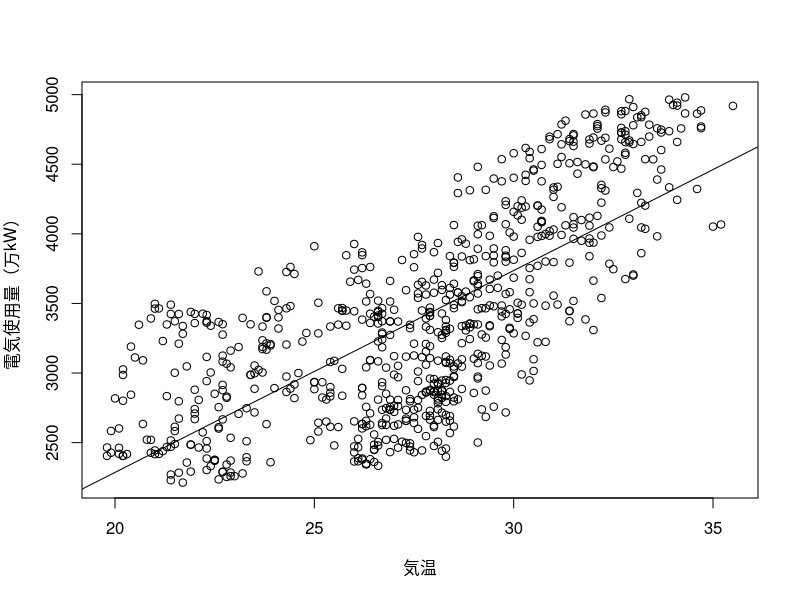

Reproduce this figure in R.
### sample_4_4.r
### 線形回帰：電力使用量vs気温

data <- read.csv("data_4_1.csv") # データの読み込み
rec <- lm(data$elec ~ data$temp) # OLS推定の実行

plot(data$temp, data$elec, xlab = "気温", ylab = "電気使用量（万kW）") # 散布図
abline(rec) # 回帰直線
rec # 推定結果
